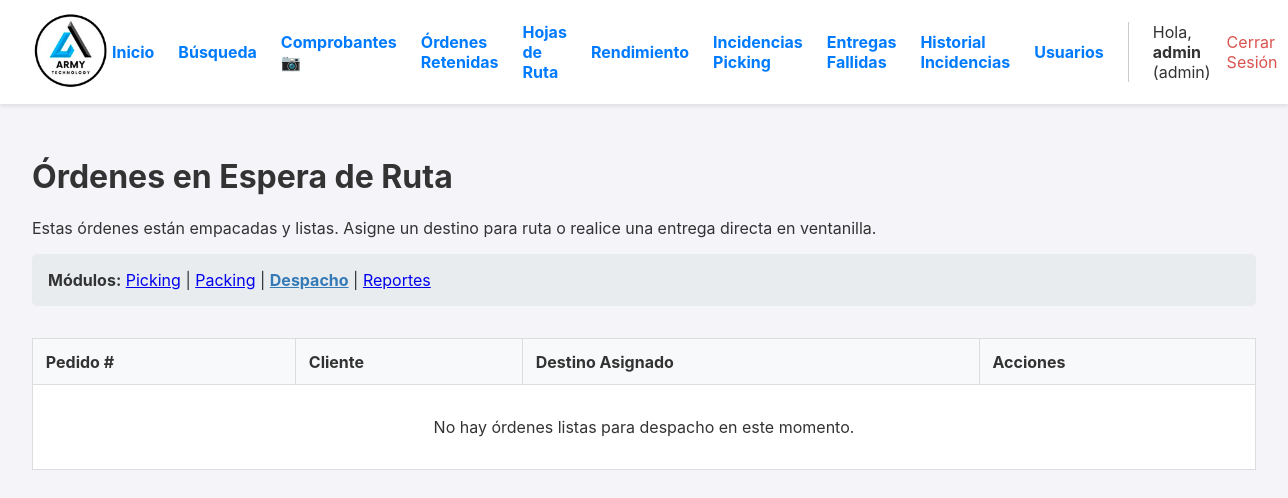
Before: /despacho (signed in) with the older database file.
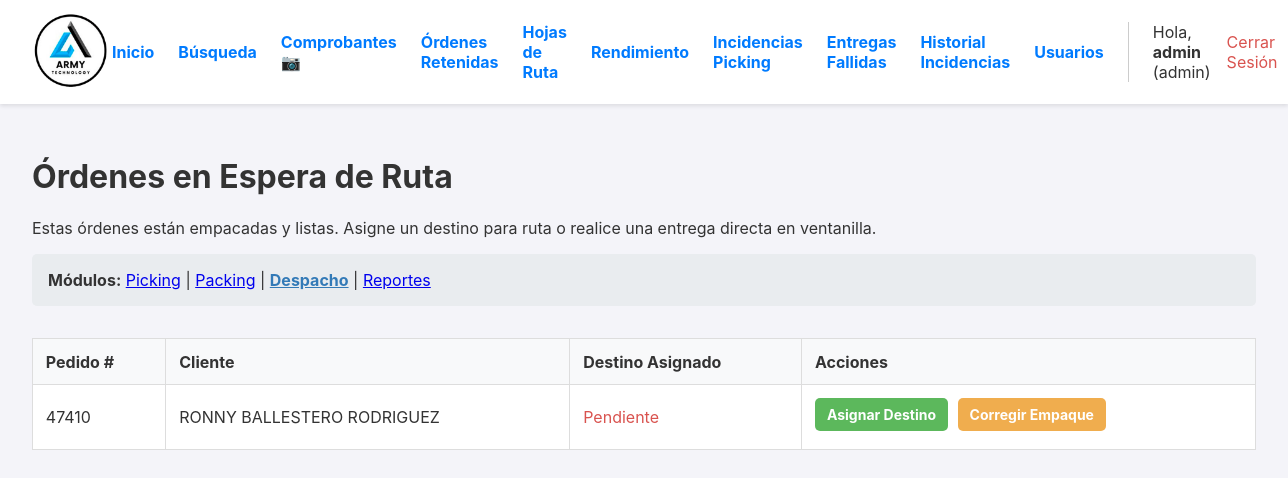
After: the same page with the newer database file.
### app.py (models this page shows, shortened)
class Orden(db.Model):
    id = db.Column(db.Integer, primary_key=True)
    numero_pedido = db.Column(db.String(50), unique=True, nullable=False)
    cliente_nombre = db.Column(db.String(200), nullable=False)
    cliente_direccion = db.Column(db.String(300), nullable=True)
    estado = db.Column(db.String(30), nullable=False, default='PENDIENTE')
    fecha_creacion = db.Column(db.DateTime, nullable=False, default=datetime.datetime.utcnow)
    lote_id = db.Column(db.Integer, db.ForeignKey('lote_picking.id'), nullable=True)
    items = db.relationship('ItemOrden', backref='orden', lazy=True, cascade="all, delete-orphan")
    fecha_inicio_picking = db.Column(db.DateTime, nullable=True)
    fecha_fin_picking = db.Column(db.DateTime, nullable=True)
    fecha_fin_packing = db.Column(db.DateTime, nullable=True)
    fecha_despacho = db.Column(db.DateTime, nullable=True)
    packer_id = db.Column(db.Integer, db.ForeignKey('user.id', ondelete='SET NULL'), nullable=True)
    packer = db.relationship('User', foreign_keys=[packer_id])
    devolucion_confirmada = db.Column(db.Boolean, default=False, nullable=False)
    bultos = db.relationship('Bulto', backref='orden', cascade="all, delete-orphan")
    hoja_de_ruta_id = db.Column(db.Integer, db.ForeignKey('hoja_de_ruta.id'), nullable=True)
    destino_id = db.Column(db.Integer, db.ForeignKey('destino.id'), nullable=True)
    destino = db.relationship('Destino', backref='ordenes')
    guia_encomienda = db.Column(db.String(100), nullable=True)
    nota_entrega = db.Column(db.Text, nullable=True)
    fecha_entrega_final = db.Column(db.DateTime, nullable=True)
    nota_bodega = db.Column(db.Text, nullable=True)
    foto_guia_url = db.Column(db.String(500), nullable=True)

### app.py (the view)
@app.route('/despacho')
@login_required
def dashboard_despacho():
    ordenes_para_despacho = db.session.execute(
        db.select(Orden).filter_by(estado='LISTO_PARA_DESPACHO').order_by(Orden.fecha_creacion.asc())
    ).scalars().all()
    return render_template(
        'dashboard_despacho.html',
        ordenes_para_despacho=ordenes_para_despacho
    )

### app.py (called while the page is built)
@login_manager.user_loader
def load_user(user_id):
    return db.session.get(User, int(user_id))

### templates/dashboard_despacho.html (shortened to what this page needs)
{% extends "layout.html" %}
{% block content %}
    <h1>Órdenes en Espera de Ruta</h1>
    <p>Estas órdenes están empacadas y listas. Asigne un destino para ruta o realice una entrega directa en ventanilla.</p>
    <div class="navegacion-modulos" style="margin-bottom: 2rem;">
        <strong>Módulos:</strong>
        <a href="{{ url_for('dashboard') }}">Picking</a> |
        <a href="{{ url_for('dashboard_packing') }}">Packing</a> |
        <a href="{{ url_for('dashboard_despacho') }}" style="font-weight: bold; color: #337ab7;">Despacho</a>
        {% if current_user.role == 'admin' %}
        | <a href="{{ url_for('reportes_y_busqueda') }}">Reportes</a>
        {% endif %}
    </div>
    <table>
        <thead>
            <tr>
                <th>Pedido #</th>
                <th>Cliente</th>
                <th>Destino Asignado</th>
                <th>Acciones</th>
            </tr>
        </thead>
        <tbody>
            {% for orden in ordenes_para_despacho %}
            <tr>
                <td>{{ orden.numero_pedido }}</td>
                <td>{{ orden.cliente_nombre }}</td>
                <td>
                    {% if orden.destino %}
                        <strong>{{ orden.destino.nombre }}</strong>
                    {% else %}
                        <span style="color: #d9534f;">Pendiente</span>
                    {% endif %}
                </td>
                <td>
                    <a href="{{ url_for('asignar_destino', orden_id=orden.id) }}" class="action-link assign-btn">
                        {% if orden.destino %}Editar Destino{% else %}Asignar Destino{% endif %}
                    </a>
                    <form action="{{ url_for('corregir_empaque_orden', orden_id=orden.id) }}" method="POST" style="display: inline;"
                          onsubmit="return confirm('¿Está seguro de que desea corregir el empaque? Se borrarán las etiquetas existentes y deberá finalizar el packing de nuevo.');">
                        <button type="submit" class="action-link correct-btn">Corregir Empaque</button>
                    </form>
                </td>
            </tr>
            {% else %}
            <tr>
                <td colspan="4" style="text-align: center; padding: 2em;">No hay órdenes listas para despacho en este momento.</td>
            </tr>
            {% endfor %}
        </tbody>
    </table>
{% endblock %}

Changed rows visible on the page:
now on this page (row edited): Orden: numero_pedido "47410", cliente_nombre "RONNY BALLESTERO RODRIGUEZ"
Other visible differences:
text no longer shown: "No hay órdenes listas para despacho en este momento."
